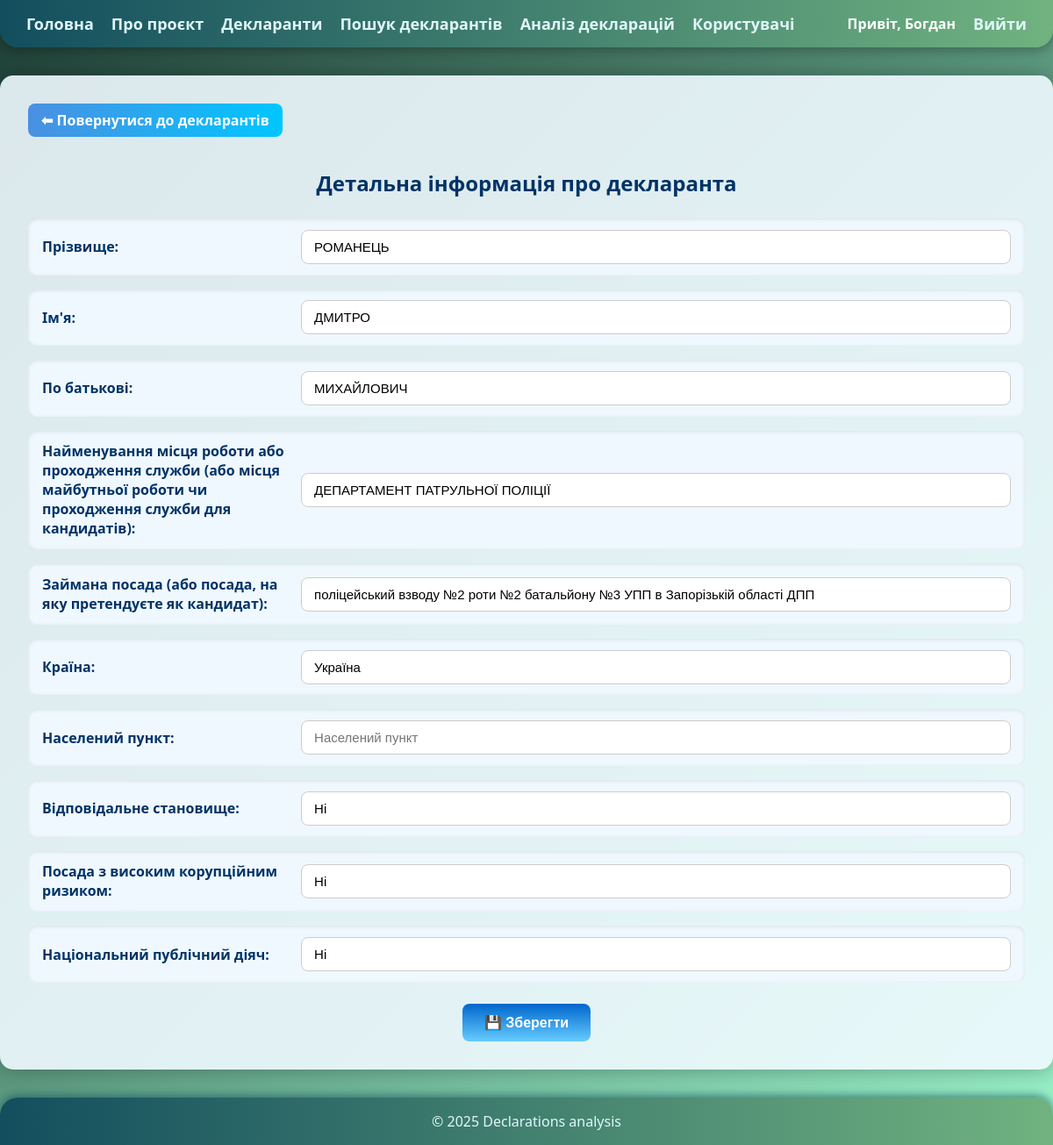
The page /declarants/1/ (signed in) on the database its author committed.
### apps/users/models.py (models this page shows)
class CustomUser(AbstractUser):
    ROLE_CHOICES = (
        ('guest', 'Guest'),
        ('user', 'User'),
        ('admin', 'Admin'),
    )
    role = models.CharField(max_length=20, choices=ROLE_CHOICES, default='guest')
    photo = models.ImageField(upload_to='user_photos', null=True, blank=True)
    phone = models.CharField(max_length=13, null=True, blank=True)
    declarant = models.ManyToManyField("core.Declarant", through="UserDeclarant", related_name='customer_users')
    declarations = models.ManyToManyField("core.Declaration",through="UserDeclaration",related_name='customer_users')

### apps/core/models/declarant.py (models this page shows, shortened)
class Declarant(models.Model):
    user_declarant_id = models.PositiveBigIntegerField(null=True, blank=True)
    api_id = models.UUIDField(null=True, blank=True) # можна видалити
    lastname = models.CharField(max_length=100, blank=False)
    firstname = models.CharField(max_length=100, blank=False)
    middlename = models.CharField(max_length=100, null=False, blank=False)
    work_place = models.CharField(max_length=255, null=False, blank=False)
    work_post = models.CharField(max_length=255, null=False, blank=False)
    actual_country = models.PositiveSmallIntegerField(choices=CountryDeclarant.choices, null=False, blank=False)
    region = models.CharField(max_length=255, null=False, blank=False)
    responsible_position = models.CharField(choices=ResponsiblePositionType.choices, max_length=550, null=False, blank=False)
    corruption_affected = models.CharField(choices=CorruptionAffectedType.choices, max_length=550, null=False, blank=False)
    public_person = models.CharField(choices=PublicPersonType.choices, max_length=550, null=False, blank=False)
    owner = models.OneToOneField("Owner", on_delete=models.CASCADE, related_name="declarant", null=True, blank=True)
    created_at = models.DateTimeField(auto_now_add=True)
    updated_at = models.DateTimeField(auto_now=True)

### apps/core/views.py (the view, shortened to what this page needs)
# urls.py: path('declarants/<int:pk>/', DeclarantDetailUpdateView.as_view(), name='declarant_detail'),
class DeclarantDetailUpdateView(View):
    model = Declarant
    def get(self, request, pk):
        declarant = get_object_or_404(Declarant, pk=pk)
        declarant_form = DeclarantForm(instance=declarant)
        return render(request, 'core/pages/declarant_detail.html', {'declarant_form': declarant_form})

### apps/core/templates/core/pages/declarant_detail.html (shortened to what this page needs)
{% extends "base.html" %}
{% load static %}
{% block content %}
<div class="detail-container">
    <a href="{% url 'declarants' %}" class="detail-back-btn">⬅ Повернутися до декларантів</a>
    <h2 class="detail-title">Детальна інформація про декларанта</h2>
    <form method="post" enctype="multipart/form-data" id="declarant-detail-form" class="detail-form">
        <div class="detail-form-wrapper">
            {% for field in declarant_form %}
                <div class="detail-form-row">
                    <label for="{{ field.id_for_label }}" class="detail-label">{{ field.label }}:</label>
                    <div class="detail-input">
                        {{ field }}
                    </div>
                </div>
            {% endfor %}
        </div>
        <div class="detail-actions">
            <button type="submit" name="submit_declarant" class="detail-save-btn">
                💾 Зберегти
            </button>
        </div>
    </form>
</div>
{% endblock content %}

### apps/core/templates/core/includes/header.html (shortened to what this page needs)
<header>
    <nav>
        <ul class="nav-left">
            <li><a href="{% url 'welcome' %}">Головна</a></li>
            <li><a href="{% url 'about' %}">Про проєкт</a></li>
            <li><a href="{% url 'declarants' %}">Декларанти</a></li>
            <li><a href="{% url 'declarants_search' %}">Пошук декларантів</a></li>
            <li><a href="{% url 'declarations_analysis_page' %}">Аналіз декларацій</a></li>
            <li><a href="{% url 'users' %}">Користувачі</a></li>
        </ul>
        <ul class="nav-right">
            {% if user.is_authenticated %}
                <strong>Привіт, {{ user.first_name }}</strong>
                <li>
                    <form action="{% url 'logout' %}" method="post">
                        <button type="submit" class="btn-link">Вийти</button>
                    </form>
                </li>
            {% else %}
                <li><a href="{% url 'login' %}">Увійти</a></li>
                <li><a href="{% url 'register' %}">Зареєструватися</a></li>
            {% endif %}
        </ul>
    </nav>
</header>

### static/styles.css (style rules this page uses)
html, body { height: 100%; margin: 0; overflow-x: hidden; }
body { display: flex; flex-direction: column; min-height: 100vh; font-family: 'Segoe UI', Tahoma, Geneva, Verdana, sans-serif; background: linear-gradient(135deg, #1f4037, #99f2c8); background-repeat: no-repeat; background-size: cover; background-position: center; background-attachment: fixed; color: #ffffff; }
header { background: linear-gradient(90deg, #134E5E, #71B280); padding: 15px 30px; border-radius: 0 0 20px 20px; box-shadow: 0 4px 15px rgba(0, 0, 0, 0.3); width: 100%; }
header nav { display: flex; justify-content: flex-start; align-items: center; width: 100%; }
header ul { list-style: none; padding: 0; margin: 0; display: flex; gap: 20px; align-items: center; }
header a, header .btn-link { color: #e0f7fa; font-weight: 600; text-decoration: none; font-size: 18px; transition: color 0.3s ease; background: none; border: none; cursor: pointer; font-family: inherit; }
* { box-sizing: border-box; }
.nav-left { display: flex; gap: 20px; }
.nav-right { display: flex; gap: 20px; margin-left: auto; }
.btn-link { background: none; border: none; color: #e0f7fa; font-weight: 600; font-size: 18px; cursor: pointer; transition: color 0.3s ease; padding: 0; }
.detail-container { max-width: 1500px; margin: 2rem auto; padding: 2rem; background: rgba(240, 250, 255, 0.9); border-radius: 15px; box-shadow: 0 0 25px rgba(0,0,0,0.3); position: relative; }
.detail-back-btn { display: inline-block; margin-bottom: 1rem; padding: 8px 15px; border-radius: 8px; background: linear-gradient(to right, #4a90e2, #00c6ff); color: white; text-decoration: none; font-weight: bold; transition: background 0.3s ease, transform 0.2s ease; }
.detail-title { text-align: center; color: #003366; margin-bottom: 1.5rem; }
.detail-form-wrapper { display: flex; flex-direction: column; gap: 1rem; }
.detail-form-row { display: flex; flex-wrap: wrap; align-items: center; gap: 1rem; background: #f0f8ff; padding: 0.8rem 1rem; border-radius: 10px; box-shadow: inset 0 1px 4px rgba(0,0,0,0.1); }
.detail-label { flex: 1 1 17%; font-weight: 600; color: #003366; }
.detail-input { flex: 1 1 65%; }
.detail-input input, .detail-input select { width: 100%; padding: 10px 14px; border-radius: 8px; border: 1px solid #ccc; background: white; font-size: 15px; box-sizing: border-box; appearance: none; -webkit-appearance: none; -moz-appearance: none; background-repeat: no-repeat; white-space: normal; word-wrap: break; }
.detail-input select option { font-size: 0.75rem; }
.detail-actions { display: flex; justify-content: center; margin-top: 1.5rem; }
.detail-save-btn { display: flex; align-items: center; gap: 0.5rem; padding: 12px 25px; font-size: 16px; font-weight: bold; border-radius: 8px; background: linear-gradient(to bottom, #0066cc 0%, #66ccff 100%); color: white; border: none; cursor: pointer; transition: transform 0.2s ease, background 0.3s ease; }

### rows shown on the page
CustomUser: first_name "Богдан"
Declarant: declarant_form "РОМАНЕЦЬ" "ДМИТРО" "МИХАЙЛОВИЧ" "ДЕПАРТАМЕНТ ПАТРУЛЬНОЇ ПОЛІЦІЇ" "поліцейський взводу №2 роти №2 батальйону №3 УПП в Запорізькій області ДПП" "Україна" "Ні" "Ні" "Ні"

### other values the page prints
{{ field.label }} "Прізвище" "Ім'я" "По батькові" "Найменування місця роботи або проходження служби (або місця майбутньої роботи чи проходження служби для кандидатів)" "Займана посада (або посада, на яку претендуєте як кандидат)" "Країна" "Населений пункт" "Відповідальне становище" "Посада з високим корупційним ризиком" "Національний публічний діяч"
